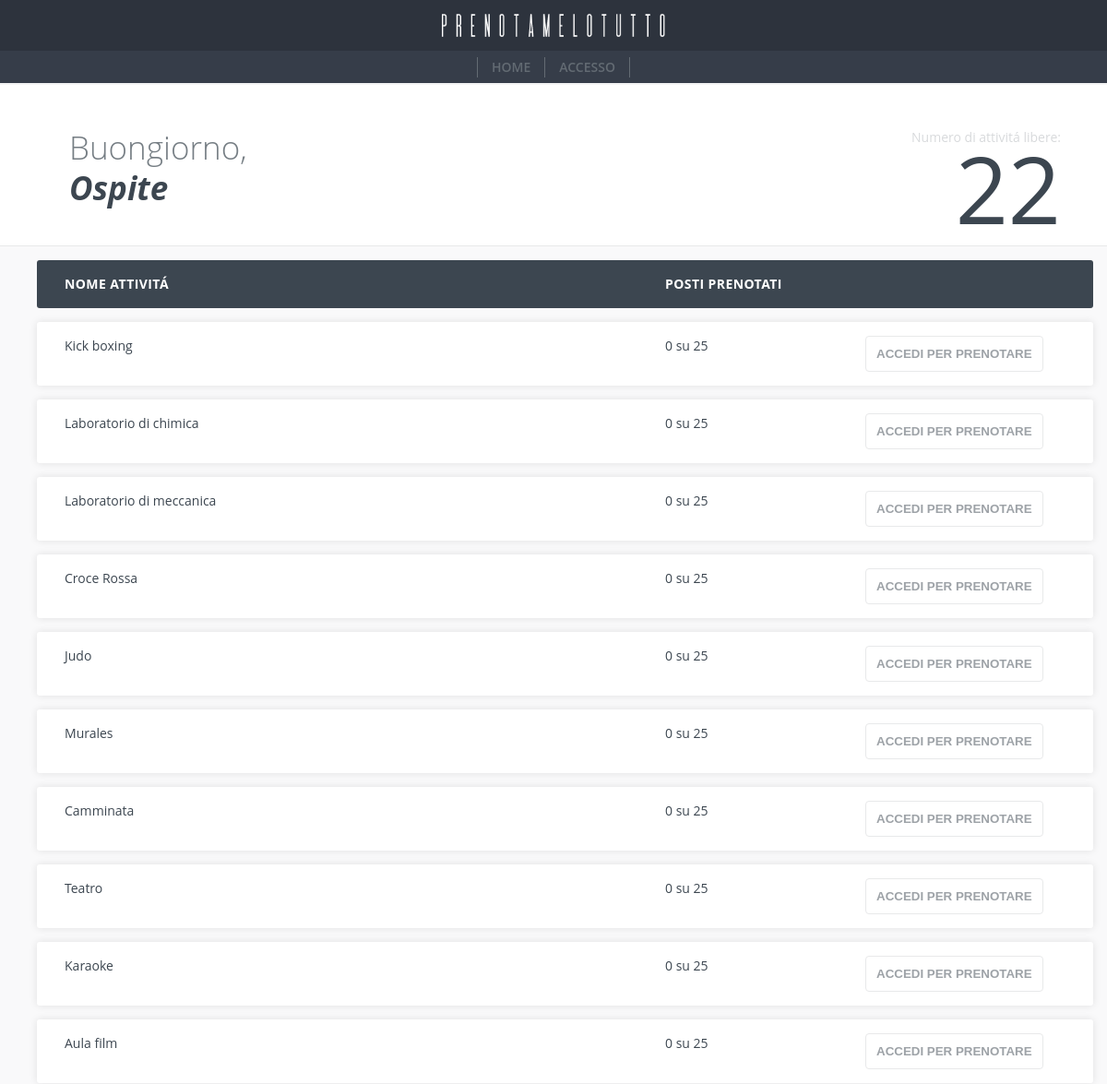
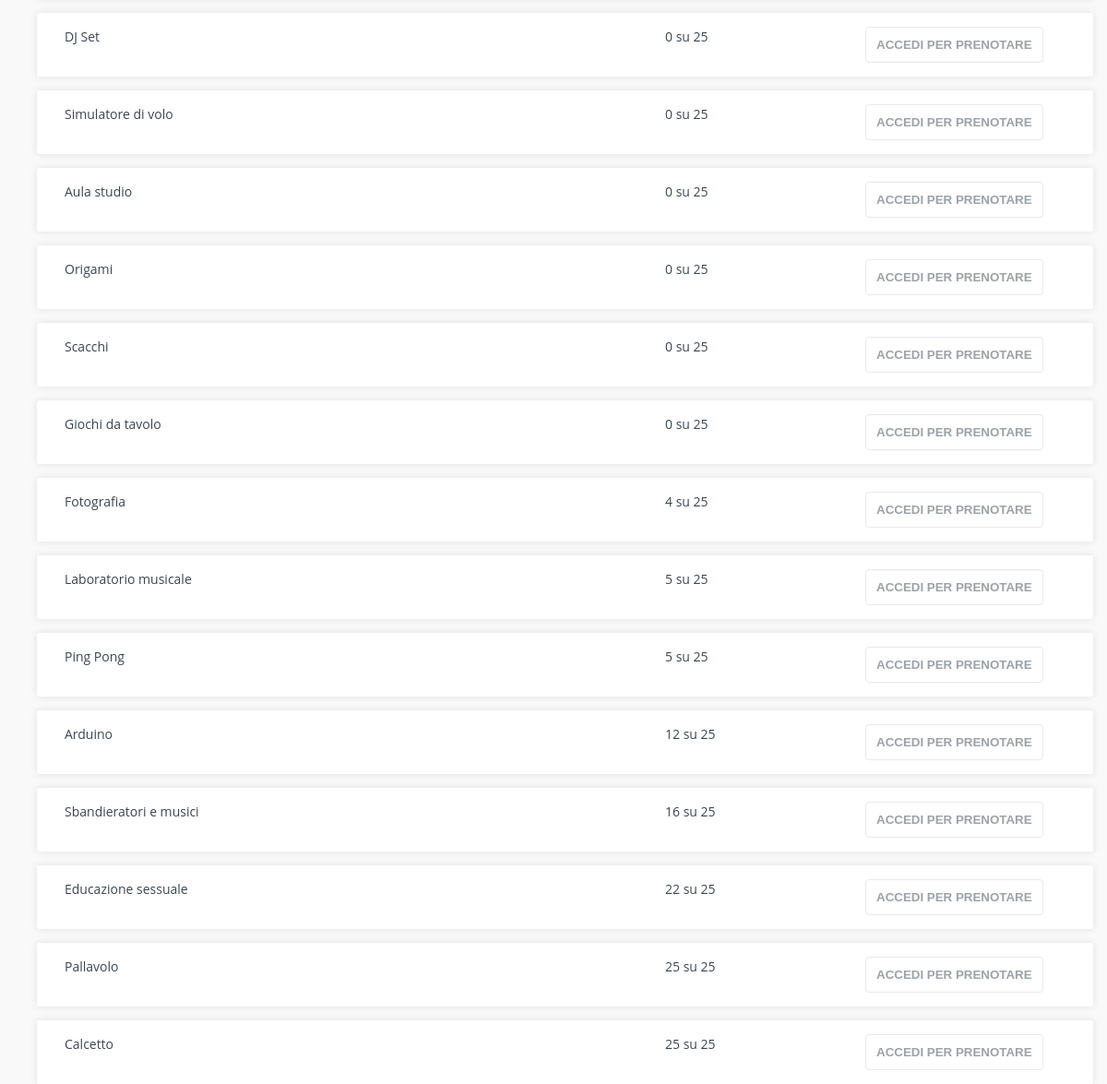
The page / on the database its author committed (2 pictures, top to bottom).
### tables this page shows
CREATE TABLE IF NOT EXISTS attivita (
    CodA VARCHAR(100),
    NomeA VARCHAR(100) NOT NULL,
    MaxPosti INT(100) NOT NULL,
    PostiPren INT(100) NOT NULL,
    PRIMARY KEY (CodA)
);

### index.php (the view, shortened to what this page needs)
<?php
    if(isset($_SESSION["iduser"])) {
        $codUtente = $_SESSION["iduser"];
    } else {
        $codUtente = NULL;
    }
    include("resources/data/config.php");
    $sql = "SELECT * FROM attivita WHERE (MaxPosti-PostiPren)<>0";
    $result = mysqli_query($db, $sql);
    $numAttLibere = mysqli_num_rows($result);
?>
<html>
    <head>
        <link rel="stylesheet" type="text/css" href="resources/css/styles.css">
    </head>
    <body>
        <form action="activity.php" method="GET" style="margin-top: 0px;">
            <header class="h-logo container">
                <a href="index.php">
                    <img src="resources/images/logo_w.png" width="250" height="55">
                </a>
            </header>
            <header class="h-navbar container">
                <div class="navig">
                    <ul>
                        <li>
                            <a href="index.php">Home</a>
                        </li>
                        <?php
                            if (!$codUtente) {
                                echo "
                                <li>
                                    <a href='login.php'>Accesso</a>
                                </li>";
                            }
                        ?>
                    </ul>
                </div>
            </header>
            <header class="m-header">
                <div class="row">
                    <div class="col">
                        <div class="title">
                            <h1>Buongiorno,</h1>
                            <h2><i><?php echo $codUtente ? $codUtente : "Ospite"; ?></i></h2>
                        </div>
                    </div>
                    <div class="col" style="float:right;margin-right:50px;text-align:right;">
                        <div class="titled">
                            <div>Numero di attivitá libere:</div>
                            <div class="t"><?php echo $numAttLibere; ?></div>
                        </div>
                    </div>
                </div>
            </header>
            <div class="container">
                <ul class="responsive-table">
                    <li class="table-header">
                        <div class="col col-1"><b>Nome Attivitá</b></div>
                        <div class="col col-2"><b>Posti Prenotati</b></div>
                        <div class="col col-3"></div>
                    </li>
                    <?php
                        $sql = "SELECT CodA, NomeA, MaxPosti, PostiPren FROM attivita ORDER BY MaxPosti-PostiPren DESC";
                        $result = mysqli_query($db, $sql);
                        while ($row = mysqli_fetch_assoc($result))
                        {
                            $tempCodA = $row["CodA"];
                            $tempNomeA = $row["NomeA"];
                            $tempPostiPren = $row["PostiPren"];
                            $tempMaxPosti = $row["MaxPosti"];
                            if (!$codUtente) {
                                $tiesto = " disabled>Accedi per prenotare";
                            } elseif (isset($pren)) {
                                $tiesto = " disabled>Giá prenotato";
                                unset($pren);
                            } elseif ($tempMaxPosti-$tempPostiPren == 0) {
                                $tiesto = " disabled>Posti terminati";
                            } else {
                                $tiesto = " >Prenota";
                            }
                            echo "<li class='table-row'>
                                    <div class='col col-1'>$tempNomeA</div>
                                    <div class='col col-2'>$tempPostiPren su $tempMaxPosti</div>
                                    <div class='col col-3'><button type='submit' value='$tempCodA' name='prod' $tiesto</button></div>
                                  </li>";
                        }
                    ?>
                </ul>
            </div>
        </form>
    </body>
</html>

### resources/css/styles.css (style rules this page uses)
* { box-sizing: border-box; }
body { font-family: 'Open Sans','Helvetica Neue',Helvetica,Arial,sans-serif; font-size: 14px; line-height: 1.57142857; color: #3c4650; background-color: #f9f9fa; margin: 0; display: block; }
form { position: absolute; top: 0; left: 0; right: 0; bottom: 0; padding-top: 55px; overflow-anchor: none; display: block; }
.container { position: relative; margin: 0; width: 100%; }
header.h-logo { border: none; background: #2d333d; top: 0; position: absolute; z-index: 1030; min-height: 55px; margin-bottom: 22px; display: flex; justify-content: center; align-items: center; }
header.h-navbar { border: none; background: #363d49; top: 0; z-index: 1030; min-height: 35px; display: table; }
header.h-navbar .navig { text-align: center; display: table-cell; vertical-align: middle; }
header.h-navbar .navig ul { list-style: none; display: inline-block; margin: 0; padding: 0; }
header.h-navbar .navig li { float: left; padding: 0 15px; border-left: 1px solid #636b73; }
header.h-navbar .navig ul li:last-child { border-right: 1px solid #636b73; }
header.h-navbar .navig li a { color: #636b73; font-weight: 600; text-transform: uppercase; text-decoration: none; }
.m-header { padding: 48px 0 40px; background-color: #fff; border-bottom: 1px solid #e8e9ea; box-shadow: inset 0 2px 0 0 #f3f4f4; }
.m-header .title { padding-left: 75px; }
.m-header .title h1 { font-weight: 300; color: #767e84; margin: 0; font-size: 35px; font-family: inherit; line-height: 1.26; }
.m-header .title h2 { font-weight: 700; color: #3c4650; word-wrap: break-word; margin: 0; font-size: 35px; font-family: inherit; line-height: 1.26; }
.m-header .titled div { color: #d8dadc; }
.m-header .titled div.t { height: 88px; font-size: 100px; line-height: .88; color: #3c4650; }
.col { display: Inline-block; }
.row { margin-left: 0; margin-right: 0; }
.responsive-table li { border-radius: 3px; padding: 15px 30px; display: flex; justify-content: space-between; margin: 15px 15px 0 0; }
.responsive-table .table-header { background-color: #3c4650; font-size: 14px; text-transform: uppercase; letter-spacing: 0.03em; }
.responsive-table .table-row { background-color: #ffffff; box-shadow: 0px 0px 9px 0px rgba(0, 0, 0, 0.1); }
.responsive-table .col-1 { flex-basis: 60%; }
.responsive-table .col-2 { flex-basis: 20%; }
.responsive-table .col-3 { flex-basis: 20%; }
.responsive-table .table-header .col { color: #fff; }
.table-row button { margin-right: 20px; margin-bottom: 0; text-align: center; text-transform: uppercase; font-weight: 700; border: 1px solid #e8e9ea; position: relative; display: block; padding: 11px; text-decoration: none; border-radius: 4px; background-color: transparent; color: #9da2a7; }

### rows shown on the page
attivita: NomeA "Kick boxing", PostiPren "0", MaxPosti "25", $tempCodA 1024 (drawn), tiesto "ACCEDI PER PRENOTARE"
attivita: NomeA "Laboratorio di chimica", PostiPren "0", MaxPosti "25", $tempCodA 1013 (drawn), tiesto "ACCEDI PER PRENOTARE"
attivita: NomeA "Laboratorio di meccanica", PostiPren "0", MaxPosti "25", $tempCodA 1014 (drawn), tiesto "ACCEDI PER PRENOTARE"
attivita: NomeA "Croce Rossa", PostiPren "0", MaxPosti "25", $tempCodA 1016 (drawn), tiesto "ACCEDI PER PRENOTARE"
attivita: NomeA "Judo", PostiPren "0", MaxPosti "25", $tempCodA 1017 (drawn), tiesto "ACCEDI PER PRENOTARE"
attivita: NomeA "Murales", PostiPren "0", MaxPosti "25", $tempCodA 1018 (drawn), tiesto "ACCEDI PER PRENOTARE"
attivita: NomeA "Camminata", PostiPren "0", MaxPosti "25", $tempCodA 1019 (drawn), tiesto "ACCEDI PER PRENOTARE"
attivita: NomeA "Teatro", PostiPren "0", MaxPosti "25", $tempCodA 1021 (drawn), tiesto "ACCEDI PER PRENOTARE"
attivita: NomeA "Karaoke", PostiPren "0", MaxPosti "25", $tempCodA 1023 (drawn), tiesto "ACCEDI PER PRENOTARE"
attivita: NomeA "Aula film", PostiPren "0", MaxPosti "25", $tempCodA 1012 (drawn), tiesto "ACCEDI PER PRENOTARE"
attivita: NomeA "DJ Set", PostiPren "0", MaxPosti "25", $tempCodA 1011 (drawn), tiesto "ACCEDI PER PRENOTARE"
attivita: NomeA "Simulatore di volo", PostiPren "0", MaxPosti "25", $tempCodA 1005 (drawn), tiesto "ACCEDI PER PRENOTARE"
attivita: NomeA "Aula studio", PostiPren "0", MaxPosti "25", $tempCodA 1006 (drawn), tiesto "ACCEDI PER PRENOTARE"
attivita: NomeA "Origami", PostiPren "0", MaxPosti "25", $tempCodA 1007 (drawn), tiesto "ACCEDI PER PRENOTARE"
attivita: NomeA "Scacchi", PostiPren "0", MaxPosti "25", $tempCodA 1008 (drawn), tiesto "ACCEDI PER PRENOTARE"
attivita: NomeA "Giochi da tavolo", PostiPren "0", MaxPosti "25", $tempCodA 1009 (drawn), tiesto "ACCEDI PER PRENOTARE"
attivita: NomeA "Fotografia", PostiPren "4", MaxPosti "25", $tempCodA 1020 (drawn), tiesto "ACCEDI PER PRENOTARE"
attivita: NomeA "Laboratorio musicale", PostiPren "5", MaxPosti "25", $tempCodA 1004 (drawn), tiesto "ACCEDI PER PRENOTARE"
attivita: NomeA "Ping Pong", PostiPren "5", MaxPosti "25", $tempCodA 1003 (drawn), tiesto "ACCEDI PER PRENOTARE"
attivita: NomeA "Arduino", PostiPren "12", MaxPosti "25", $tempCodA 1015 (drawn), tiesto "ACCEDI PER PRENOTARE"
attivita: NomeA "Sbandieratori e musici", PostiPren "16", MaxPosti "25", $tempCodA 1022 (drawn), tiesto "ACCEDI PER PRENOTARE"
attivita: NomeA "Educazione sessuale", PostiPren "22", MaxPosti "25", $tempCodA 1010 (drawn), tiesto "ACCEDI PER PRENOTARE"
attivita: NomeA "Pallavolo", PostiPren "25", MaxPosti "25", $tempCodA 1002 (drawn), tiesto "ACCEDI PER PRENOTARE"
attivita: NomeA "Calcetto", PostiPren "25", MaxPosti "25", $tempCodA 1001 (drawn), tiesto "ACCEDI PER PRENOTARE"

### other values the page prints
$numAttLibere "22"
